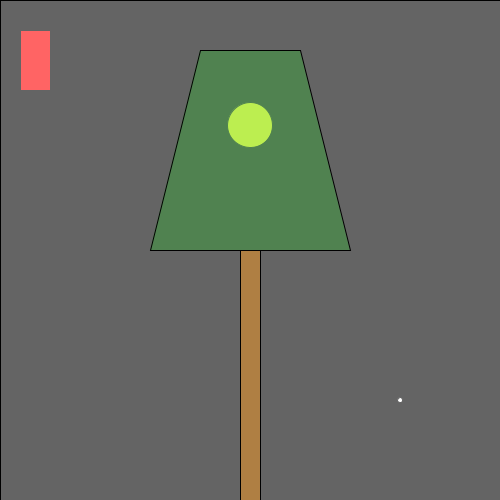
Frame 1 (no input)
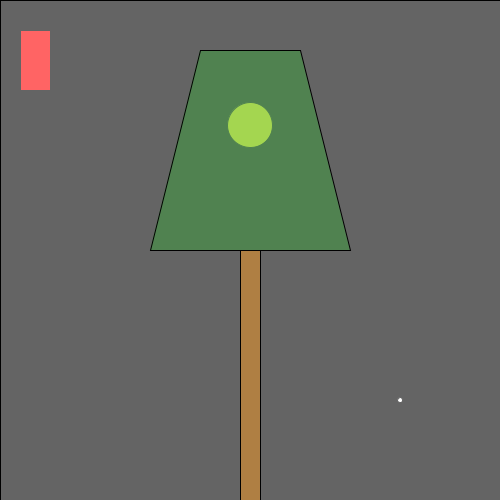
Frame 60 (the mouse pressed at the canvas centre just before this capture)
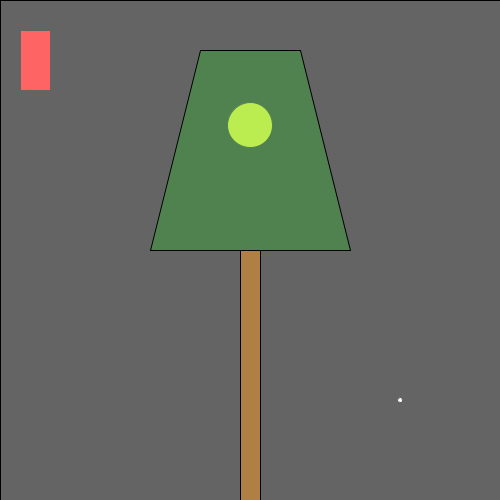
Frame 120 (the mouse held since frame 60 and released just before this capture)

The Processing sketch that drew these frames (run headless with seeded random() and noise(); from frame 60 on, the mouse is pressed at the canvas centre):

// Processing sketch: processing_160208
// ── processing_160208.pde

/*
  Norm Krumpe
  September 22, 2012
  Models a light that is triggered by motion (in this case, motion
  of the mouse).  The light also has a timer.  So, motion turns on the
  light, but a certain amount of time passing with no motion will
  cause the light to turn off again.
*/

// How close you need to get to the
// light sensor in order to turn on
// the light.  Higher values make it
// easier to trigger the light.  Distance
// is measured in pixels.
final int TRIGGER_DISTANCE = 200;

// The location of the sensor:
final int SWITCH_CENTER_X = 400;
final int SWITCH_CENTER_Y = 400;

// seconds until light shuts off automatically when there is no motion
final float SECONDS_UNTIL_AUTO_SHUTOFF = 10; 

// Light will initially be on because of this next value.
// Want the light off initially?  
// Set this to something less than SECONDS_UNTIL_AUTO_SHUTOFF
float timeOfLastTrigger = 0; 
boolean revealTriggerRegion = false;

// Just choose a window size
void setup() {
  size(500, 500);
}

// Each time the mouse moves, check to see
// if it triggered the motion sensor
void mouseMoved() {
  if (motionSensorWasTriggered()) {
    timeOfLastTrigger = millis()/1000.0;
  }
}

// When a key is pressed, toggle the "cheat" that
// reveals the motion sensor's trigger region.
void keyPressed() {
  revealTriggerRegion = !revealTriggerRegion;
}

// Draw the various parts of the scene
void draw() {
  background(0);

  drawLightSwitch();
  drawLamp();  
  drawTriggerRegion();
}

// Draws all components of the lamp
void drawLamp() {
  drawLight();
  fill(0, 255, 0, 50);
  quad(200, 50, 300, 50, 350, 250, 150, 250);
  fill(175, 127, 67);
  rect(240, 250, 20, 250);
}

// How the light gets drawn depends on whether
// the lightbulb is lit.
void drawLight() {

  if (secondsSinceLastTrigger() < SECONDS_UNTIL_AUTO_SHUTOFF) {
    // If the light is on:
    int strength = (int)random(156, 256);
    fill(strength, strength, 0);
    ellipse(250, 125, 45, 45);
    fill(255, 100);
    rect(0, 0, width, height);
  }

  else {
    // Light is off:
    fill(10, 10, 0);
    ellipse(250, 125, 45, 45);
  }
}

// Draw the light switch/sensor
void drawLightSwitch() {
  fill(255, 0, 0);
  rect(20, 30, 30, 60);
  fill(255);
  ellipse(SWITCH_CENTER_X, SWITCH_CENTER_Y, 5, 5);
}

// Return true if the mouse triggered the sensor
boolean motionSensorWasTriggered() {
  return distanceFromLightSwitch() < TRIGGER_DISTANCE;
}

// Compute the distance between the mouse and the sensor
float distanceFromLightSwitch() {  
  return dist(mouseX, mouseY, SWITCH_CENTER_X, SWITCH_CENTER_Y);
}

// Determine how long it has been since the motion sensor
// was last turned on.
float secondsSinceLastTrigger() {
  return millis()/1000.0 - timeOfLastTrigger;
}

// Show a "cheat" region so that you know where the mouse
// needs to go in order to trigger the light sensor
void drawTriggerRegion() {
  if (revealTriggerRegion) {
    fill(255, 25);
    ellipse(SWITCH_CENTER_X, SWITCH_CENTER_Y, 
    TRIGGER_DISTANCE * 2, TRIGGER_DISTANCE * 2);
  }
}
